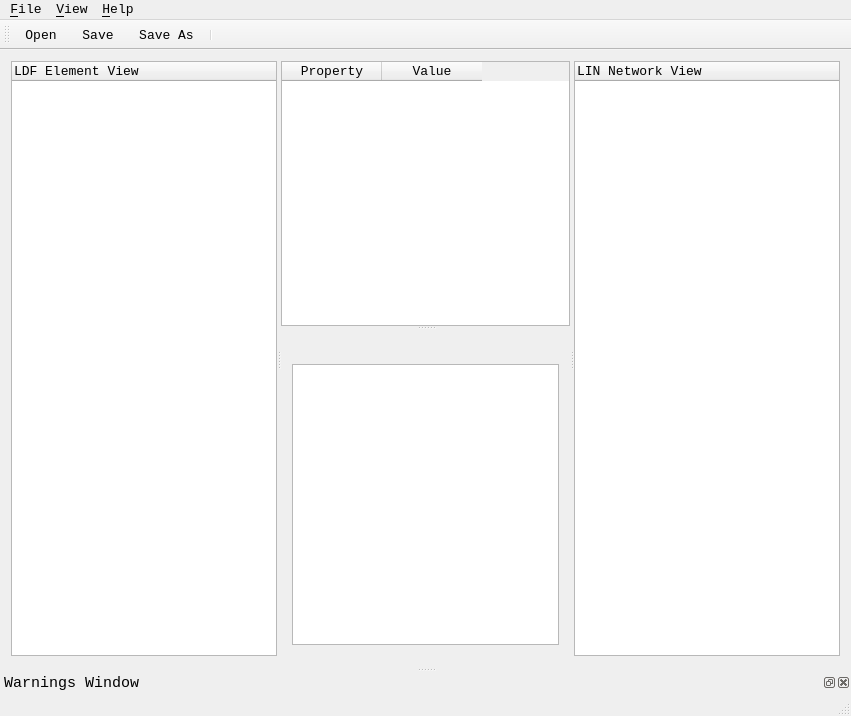
<?xml version="1.0" encoding="UTF-8"?>
<ui version="4.0">
 <class>LDFEditor</class>
 <widget class="QMainWindow" name="LDFEditor">
  <property name="geometry">
   <rect>
    <x>0</x>
    <y>0</y>
    <width>851</width>
    <height>716</height>
   </rect>
  </property>
  <property name="font">
   <font>
    <family>Courier New</family>
    <pointsize>11</pointsize>
   </font>
  </property>
  <property name="windowTitle">
   <string>BUSMASTER LDF Editor</string>
  </property>
  <property name="windowIcon">
   <iconset resource="ldfeditor.qrc">
    <normaloff>:/LDFEditorIcons/Resources/icons/32x32/Application.png</normaloff>:/LDFEditorIcons/Resources/icons/32x32/Application.png</iconset>
  </property>
  <property name="windowOpacity">
   <double>1.000000000000000</double>
  </property>
  <property name="iconSize">
   <size>
    <width>32</width>
    <height>32</height>
   </size>
  </property>
  <widget class="QWidget" name="centralWidget">
   <layout class="QVBoxLayout" name="verticalLayout_2">
    <item>
     <widget class="QSplitter" name="splitter_main">
      <property name="orientation">
       <enum>Qt::Horizontal</enum>
      </property>
      <widget class="LDFElementView" name="m_pouLDFElementView">
       <property name="font">
        <font>
         <family>Courier New</family>
         <pointsize>10</pointsize>
        </font>
       </property>
       <column>
        <property name="text">
         <string>LDF Element View</string>
        </property>
       </column>
      </widget>
      <widget class="QSplitter" name="splitter">
       <property name="orientation">
        <enum>Qt::Vertical</enum>
       </property>
       <widget class="LDFPropertyView" name="m_pouLDFPropertyView">
        <property name="editTriggers">
         <set>QAbstractItemView::EditKeyPressed</set>
        </property>
        <property name="selectionMode">
         <enum>QAbstractItemView::SingleSelection</enum>
        </property>
        <property name="selectionBehavior">
         <enum>QAbstractItemView::SelectRows</enum>
        </property>
        <column>
         <property name="text">
          <string>Property</string>
         </property>
         <property name="font">
          <font>
           <family>Courier New</family>
           <pointsize>10</pointsize>
          </font>
         </property>
         <property name="textAlignment">
          <set>AlignHCenter|AlignVCenter|AlignCenter</set>
         </property>
        </column>
        <column>
         <property name="text">
          <string>Value</string>
         </property>
         <property name="font">
          <font>
           <family>Courier New</family>
           <pointsize>10</pointsize>
          </font>
         </property>
         <property name="textAlignment">
          <set>AlignHCenter|AlignVCenter|AlignCenter</set>
         </property>
        </column>
       </widget>
       <widget class="QWidget" name="layoutWidget">
        <layout class="QVBoxLayout" name="verticalLayout">
         <item>
          <widget class="QLabel" name="labelAdditionalViewHelp">
           <property name="sizePolicy">
            <sizepolicy hsizetype="Fixed" vsizetype="Fixed">
             <horstretch>0</horstretch>
             <verstretch>0</verstretch>
            </sizepolicy>
           </property>
           <property name="text">
            <string/>
           </property>
          </widget>
         </item>
         <item>
          <widget class="LDFAdditionalView" name="m_pouLDFAdditionalView">
           <property name="editTriggers">
            <set>QAbstractItemView::NoEditTriggers</set>
           </property>
           <property name="selectionMode">
            <enum>QAbstractItemView::SingleSelection</enum>
           </property>
           <property name="selectionBehavior">
            <enum>QAbstractItemView::SelectRows</enum>
           </property>
          </widget>
         </item>
        </layout>
       </widget>
      </widget>
      <widget class="LDFNetworkView" name="m_pouLDFNetworkView">
       <property name="font">
        <font>
         <family>Courier New</family>
         <pointsize>10</pointsize>
        </font>
       </property>
       <column>
        <property name="text">
         <string notr="true">LIN Network View</string>
        </property>
       </column>
      </widget>
     </widget>
    </item>
   </layout>
  </widget>
  <widget class="QMenuBar" name="menubar">
   <property name="geometry">
    <rect>
     <x>0</x>
     <y>0</y>
     <width>851</width>
     <height>23</height>
    </rect>
   </property>
   <property name="font">
    <font>
     <pointsize>10</pointsize>
    </font>
   </property>
   <widget class="QMenu" name="menuFile">
    <property name="font">
     <font>
      <family>Courier New</family>
      <pointsize>10</pointsize>
     </font>
    </property>
    <property name="contextMenuPolicy">
     <enum>Qt::DefaultContextMenu</enum>
    </property>
    <property name="title">
     <string>&amp;File</string>
    </property>
    <widget class="QMenu" name="menu_New">
     <property name="title">
      <string>&amp;New</string>
     </property>
     <addaction name="actionNewLIN_1_3"/>
     <addaction name="actionNewLIN_2_0"/>
     <addaction name="actionNewLIN_2_1"/>
    </widget>
    <widget class="QMenu" name="menu_Recent_Files">
     <property name="title">
      <string>&amp;Recent Files</string>
     </property>
    </widget>
    <addaction name="menu_New"/>
    <addaction name="actionOpen"/>
    <addaction name="actionSave"/>
    <addaction name="actionSave_As"/>
    <addaction name="menu_Recent_Files"/>
    <addaction name="separator"/>
    <addaction name="actionExit"/>
   </widget>
   <widget class="QMenu" name="menuHelp">
    <property name="font">
     <font>
      <pointsize>10</pointsize>
     </font>
    </property>
    <property name="title">
     <string>&amp;Help</string>
    </property>
    <addaction name="actionHelp"/>
    <addaction name="action_About"/>
   </widget>
   <widget class="QMenu" name="menuView">
    <property name="font">
     <font>
      <family>Courier New</family>
      <pointsize>10</pointsize>
     </font>
    </property>
    <property name="title">
     <string>&amp;View</string>
    </property>
    <addaction name="separator"/>
    <addaction name="actionHex"/>
    <addaction name="separator"/>
    <addaction name="actionPreview_LDF_File"/>
   </widget>
   <addaction name="menuFile"/>
   <addaction name="menuView"/>
   <addaction name="menuHelp"/>
  </widget>
  <widget class="QToolBar" name="mainToolBar">
   <property name="font">
    <font>
     <pointsize>10</pointsize>
    </font>
   </property>
   <attribute name="toolBarArea">
    <enum>TopToolBarArea</enum>
   </attribute>
   <attribute name="toolBarBreak">
    <bool>false</bool>
   </attribute>
   <addaction name="actionOpen"/>
   <addaction name="actionSave"/>
   <addaction name="actionSave_As"/>
   <addaction name="separator"/>
  </widget>
  <widget class="QStatusBar" name="statusBar"/>
  <widget class="QDockWidget" name="dockPaneWarning">
   <property name="windowTitle">
    <string>Warnings Window</string>
   </property>
   <attribute name="dockWidgetArea">
    <number>8</number>
   </attribute>
   <widget class="QWidget" name="dockWidgetContents_3"/>
  </widget>
  <action name="actionOpen">
   <property name="text">
    <string>&amp;Open...</string>
   </property>
   <property name="font">
    <font>
     <family>Courier New</family>
     <pointsize>10</pointsize>
    </font>
   </property>
   <property name="menuRole">
    <enum>QAction::ApplicationSpecificRole</enum>
   </property>
  </action>
  <action name="actionSave">
   <property name="text">
    <string>&amp;Save</string>
   </property>
   <property name="font">
    <font>
     <family>Courier New</family>
     <pointsize>10</pointsize>
    </font>
   </property>
  </action>
  <action name="actionSave_As">
   <property name="text">
    <string>Save &amp;As...</string>
   </property>
   <property name="font">
    <font>
     <family>Courier New</family>
     <pointsize>10</pointsize>
    </font>
   </property>
  </action>
  <action name="actionExit">
   <property name="text">
    <string>E&amp;xit</string>
   </property>
   <property name="font">
    <font>
     <family>Courier New</family>
     <pointsize>10</pointsize>
    </font>
   </property>
  </action>
  <action name="actionNewLIN_1_3">
   <property name="text">
    <string>LIN 1.3</string>
   </property>
   <property name="font">
    <font>
     <family>Courier New</family>
     <pointsize>10</pointsize>
    </font>
   </property>
  </action>
  <action name="actionNewLIN_2_0">
   <property name="text">
    <string>LIN 2.0</string>
   </property>
   <property name="font">
    <font>
     <family>Courier New</family>
     <pointsize>10</pointsize>
    </font>
   </property>
  </action>
  <action name="actionNewLIN_2_1">
   <property name="text">
    <string>LIN 2.1</string>
   </property>
   <property name="font">
    <font>
     <family>Courier New</family>
     <pointsize>10</pointsize>
    </font>
   </property>
  </action>
  <action name="actionHex">
   <property name="text">
    <string>&amp;Hex</string>
   </property>
  </action>
  <action name="actionPreview_LDF_File">
   <property name="text">
    <string>&amp;Preview LDF File</string>
   </property>
  </action>
  <action name="action_About">
   <property name="text">
    <string>&amp;About</string>
   </property>
  </action>
  <action name="actionNew">
   <property name="checkable">
    <bool>true</bool>
   </property>
   <property name="text">
    <string>New</string>
   </property>
   <property name="toolTip">
    <string>Create New LDF File</string>
   </property>
   <property name="shortcut">
    <string>Ctrl+N</string>
   </property>
  </action>
  <action name="actionRecent">
   <property name="text">
    <string>Recent</string>
   </property>
  </action>
  <action name="action1">
   <property name="text">
    <string>1</string>
   </property>
  </action>
  <action name="actionHelp">
   <property name="text">
    <string>Help</string>
   </property>
  </action>
 </widget>
 <layoutdefault spacing="6" margin="11"/>
 <customwidgets>
  <customwidget>
   <class>LDFElementView</class>
   <extends>QTreeWidget</extends>
   <header>LDFElementView.h</header>
  </customwidget>
  <customwidget>
   <class>LDFNetworkView</class>
   <extends>QTreeWidget</extends>
   <header>LDFNetworkView.h</header>
  </customwidget>
  <customwidget>
   <class>LDFPropertyView</class>
   <extends>QTableWidget</extends>
   <header>ldfpropertyview.h</header>
  </customwidget>
  <customwidget>
   <class>LDFAdditionalView</class>
   <extends>QTableWidget</extends>
   <header>ldfadditionalview.h</header>
  </customwidget>
 </customwidgets>
 <resources>
  <include location="ldfeditor.qrc"/>
 </resources>
 <connections/>
</ui>
